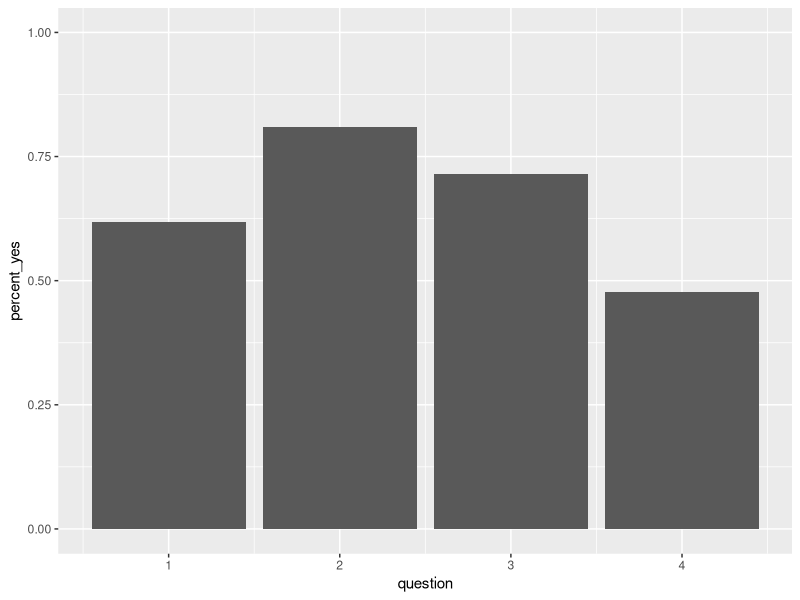
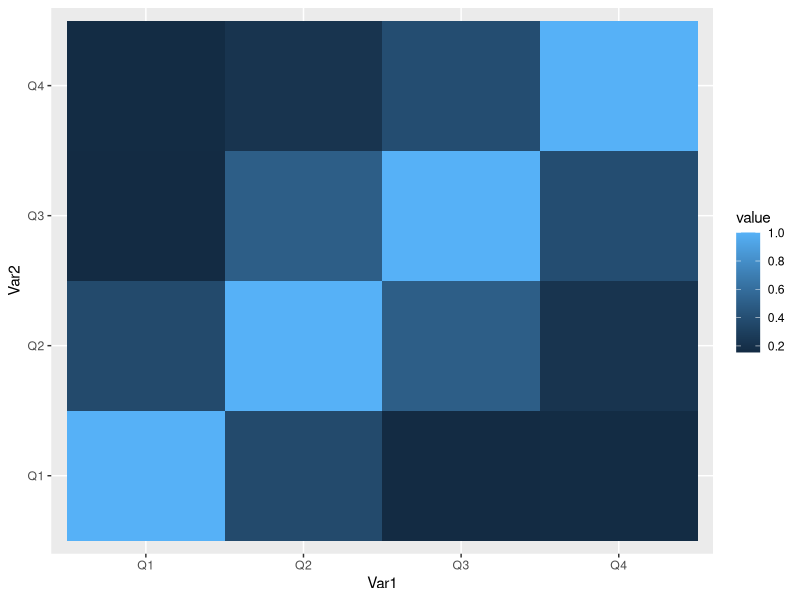

Source code (R) for these figures, in order:
library(ggplot2)
library(reshape2)

# Personality test data
results <- data.frame(
  rbind(
    c(0,0,0,0),
    c(0,0,0,0),
    c(0,0,1,1),
    c(0,1,0,0),
    c(0,1,1,0),
    c(0,1,1,0),
    c(0,1,1,1),
    c(0,1,1,1),
    c(1,0,0,0),
    c(1,1,0,0),
    c(1,1,0,1),
    c(1,1,1,0),
    c(1,1,1,0),
    c(1,1,1,0),
    c(1,1,1,0),
    c(1,1,1,1),
    c(1,1,1,1),
    c(1,1,1,1),
    c(1,1,1,1),
    c(1,1,1,1),
    c(1,1,1,1)
  )
)
colnames(results) <- c("Q1", "Q2", "Q3", "Q4")

percent_answered <- data.frame(
  question=c(1,2,3,4),
  percent_yes=colSums(results) / nrow(results)
)

# Plot the percentage of yeses per question
p <- (
  ggplot(data=percent_answered, aes(x=question, y=percent_yes))
  + geom_bar(stat="identity")
  + ylim(0, 1)
)
print(p)

# Plot a heatmap of correlation values
correlation_matrix = cor(results)
melted_correlation_matrix = melt(correlation_matrix)

p <- (
  ggplot(
    data=melted_correlation_matrix,
    aes(x=Var1, y=Var2, fill=value)
  ) +
  geom_tile()
)
print(p)
